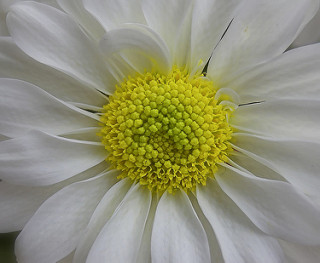
#> input picture A03/flower_photos/daisy/100080576_f52e8ee070_n.jpg, 320 x 263 px, given in place of the camera
$ python A02.py
#> lines starting #> are read from the running program, lines starting #| are printed output that depends on the picture; after the words box and inside, x2 and y2 are one past the last pixel; in counts of white or black regions, pixels touching at a corner belong together
import numpy as np
import random
import sys
import signal
import time
from scipy import sparse
from scipy import optimize
from functools import reduce
import operator
import math

from sklearn.linear_model import LinearRegression
from sklearn.metrics import mean_squared_error

if sys.platform == 'win32':
    # location of precompiled windows OpenCV binaries
    sys.path.insert(1, 'D:\\Downloads\\opencv\\build\\python')
import cv2 as cv

cap = cv.VideoCapture(0) # Connect to USB webcam
# cap = cv.VideoCapture("http://192.168.1.128:8080/video") # Connect to Android IP camera

def halfRes():
    cap.set(3, 320)
    cap.set(4, 240)
def quarterRes():
    cap.set(3, 160)
    cap.set(4, 120)
def deciRes():
    cap.set(3, 64)
    cap.set(4, 48)

# quarterRes()
# deciRes()

print(f'Resolution: {cap.get(3)}x{cap.get(4)}')

def shutdownSignal(signalNumber, frame):
    print(' Received signal:', signalNumber)
    cap.release()
    # Destroys the OpenCv windows
    cv.destroyAllWindows()
    sys.exit()

def pointSlopeIntercept(pt1, pt2):
    # y = mx + b
    m = (pt2[1] - pt1[1]) / (pt2[0] - pt1[0]) if pt2[0] != pt1[0] else float('inf')
    b = pt1[1] - m * pt1[0]
    return m, b

def distFromLineToPointSlope(m, b, point):
    return abs(m * point[0] - point[1] + b) / np.sqrt(m * m + 1)

def pointLine(pt1, pt2):
    # Ax + By + C = 0
    a = (pt2[1] - pt1[1])
    b = (pt2[0] - pt1[0])
    c = -a * pt1[0] - b * pt1[1]
    return a, b, c

def distFromLineToPoint(a, b, c, points):
    return np.abs(a * points[:,0] + b * points[:,1] + c) / np.sqrt(a * a + b * b) if a != b else np.zeros((points.shape[0]))

def calcPoint(x, m, b):
    return (int(x), int(x * m + b))

def lineIntercept(m1, b1, m2, b2):
    return (b1 - b2) / (m2 - m1) if m1 != m2 else float('inf')

def RANSAC(points, n=2, k=200, t=20, d=100):
    """
    Given:
    data – A set of observations.
    model – A model to explain observed data points.
    n – Minimum number of data points required to estimate model parameters.
    k – Maximum number of iterations allowed in the algorithm.
    t – Threshold value to determine data points that are fit well by model.
    d – Number of close data points required to assert that a model fits well to data.

    Return:
        bestFit – model parameters which best fit the data (or null if no good model is found)
    """
    iterations = 0
    bestFit = ((0, 0), (int(cap.get(3)), int(cap.get(4))))
    bestErr = float('inf')
    bestPnt = None
    bestInt = None
    bestM = float('nan')
    bestB = float('nan')

    while iterations < k:
        sampledInliersIndex = np.random.choice(np.arange(points.shape[0]), size=n, replace=False)
        sampledInliers = points[sampledInliersIndex]
        nonSampledPoints = np.delete(points, sampledInliersIndex, 0)

        a, b, c = pointLine(*sampledInliers)
        # alsoInliers = nonSampledPoints[distFromLineToPoint(a, b, c, nonSampledPoints) < t]
        alsoInliersIndex = np.argwhere(distFromLineToPoint(a, b, c, nonSampledPoints) < t).flatten()
        alsoInliers = nonSampledPoints[alsoInliersIndex]

        if len(alsoInliers) > d:
            ## This implies that we may have found a good model
            inliers = np.concatenate((sampledInliers, alsoInliers), 0)
            m, b = np.polyfit(inliers[:,0], inliers[:,1], 1)

            actualInliersIndex = np.argwhere(distFromLineToPoint(m, -1, b, points) < t).flatten()
            actualInliers = points[actualInliersIndex]

            thisErr = np.sum(distFromLineToPoint(m, -1, b, actualInliers))
            if thisErr < bestErr:
                inliers = inliers[inliers[:,0].argsort()]
                bestFit = (calcPoint(np.min(inliers[:,0]), m, b), calcPoint(np.max(inliers[:,0]), m, b))
                bestErr = thisErr
                bestPnt = actualInliers
                bestInt = actualInliersIndex
                bestM = m
                bestB = b

        iterations += 1

    return bestFit, bestM, bestB,  bestPnt, bestInt

if __name__ == "__main__":
    signal.signal(signal.SIGINT, shutdownSignal)

    while(True):
        ##1 Capture frame-by-frame
        ret, frame = cap.read()
#> frame is the input picture: shape (263, 320, 3); mean B, G, R 121.8, 147, 147.2
        frame_rec = np.zeros_like(frame)

        ## Start of time measurement
        startTime = time.time()

        ##2 Use an edge detector
        edges = cv.Canny(frame, 100, 200)
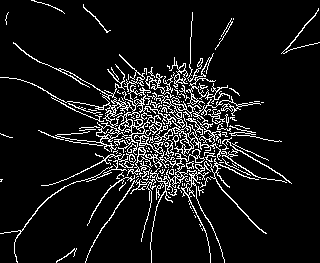
#> edges: shape (263, 320); 9.3% white in thin lines or dots

        ## Covert the sparse edges matrix to a list of points
        points = np.transpose(np.nonzero(edges)[::-1])
#> points = 7863 pairs, first value 0 to 319, second value 0 to 262

        edges = cv.cvtColor(edges, cv.COLOR_GRAY2BGR)
#> edges: shape (263, 320, 3); 9.3% white in thin lines or dots
        frame = cv.addWeighted(frame, 0.5, edges, 0.5, 0)

        if points.shape[0] > 2:
            ##3 Use RANSAC to fit a single straight line with the greatest support to the extracted edge pixels.
            line, m, b, inliers, indexes = RANSAC(points)
#> the loop in RANSAC, `while iterations < k:` made 200 passes
#> (sampledInliers, a, c, m, thisErr, bestFit, bestErr) on passes 1, 2, 3, 4, 6, 15, 34: ([[167, 99], [249, 178]], 79, -21311, -0.871, 21904.2, ((0, 246), (249, 29)), 21904.2), ([[251, 152], [115, 113]], -39, 30461, -0.27, 20161.7, ((0, 219), (281, 143)), 20161.7), ([[89, 104], [158, 148]], 44, -11092, -0.56, 13926, ((0, 158), (233, 27)), 13926), ([[215, 93], [15, 240]], 147, -13005, 0.621, 12911.3, ((15, -26), (281, 138)), 12911.3), ([[67, 140], [131, 85]], -55, -5275, 0.782, 11481, ((0, 83), (224, 258)), 11481), ([[55, 7], [24, 226]], 219, -11828, 2.58, 7149.1, ((24, 2), (105, 212)), 7149.1), ([[99, 232], [214, 116]], -116, -15196, 0.688, 2320.4, ((0, 150), (214, 298)), 2320.4)
#> (sampledInliers, a, c, m, thisErr) on passes 5, 7, 8, 9, 10, 11: ([[222, 141], [115, 160]], 19, 10869, 0.186, 25307.3), ([[106, 31], [87, 143]], 112, -11283, 1.88, 19237), ([[181, 159], [116, 151]], -8, 11783, -0.136, 22054.3), ([[211, 126], [137, 126]], 0, 9324, -0.0004, 24302.2), ([[102, 114], [157, 128]], 14, -7698, -0.264, 21773.3), ([[95, 115], [251, 136]], 21, -19935, -0.122, 22059.7)
            ##4 Display the line in the live image
            cv.line(frame, line[0], line[1], (0,0,255), 3)
#> frame: shape (263, 320, 3); mean B, G, R 72.3, 84.9, 86.8

            ## Draw multiple lines
            if inliers is not None:
                for i in inliers:
                    cv.circle(frame, tuple(i), 1, (0,0,128), 2)
#> this loop made 121 passes
#> i on passes 1 to 12: [83, 4], [83, 5], [83, 6], [53, 7], [54, 7], [55, 7], [83, 7], [84, 7], [55, 8], [56, 8], [57, 8], [84, 8]
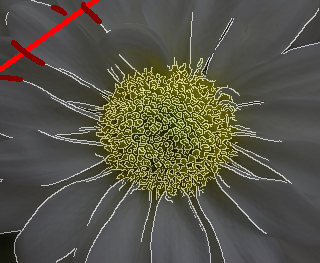
#> frame: shape (263, 320, 3); mean B, G, R 71.6, 84.2, 86.9
                s1 = points.shape
                points2 = np.delete(points, indexes, 0)
                if points2.shape[0] > 2:
                    line2, m2, b2, inliers2, indexes2 = RANSAC(points2)
                    if inliers2 is not None:
                        for i in inliers2:
                            cv.circle(frame, tuple(i), 1, (0,128,0), 2)
#> this loop made 143 passes
#> i on passes 1 to 12: [99, 22], [99, 23], [100, 23], [100, 24], [101, 24], [101, 25], [102, 25], [102, 26], [103, 26], [103, 27], [104, 28], [104, 29]
#> frame: shape (263, 320, 3); 0.81% of pixels changed, all inside (x1, y1, x2, y2) = (0, 20, 113, 136)
                        s2 = points2.shape
                        cv.line(frame, line2[0], line2[1], (0,255,0), 3)
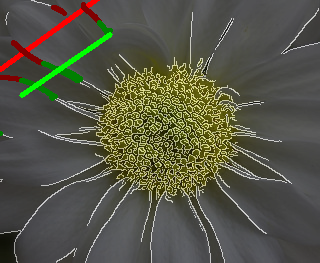
#> frame: shape (263, 320, 3); mean B, G, R 70.4, 85.7, 85.6
                        points3 = np.delete(points2, indexes2, 0)
                        if points3.shape[0] > 2:
                            line3, m3, b3, inliers3, indexes3 = RANSAC(points3)
                            if inliers3 is not None:
                                for i in inliers3:
                                    cv.circle(frame, tuple(i), 1, (128,0,0), 2)
#> this loop made 118 passes
#> i on passes 1 to 12: [0, 179], [1, 179], [2, 179], [1, 180], [0, 181], [1, 181], [47, 198], [48, 198], [46, 199], [47, 199], [45, 200], [46, 200]
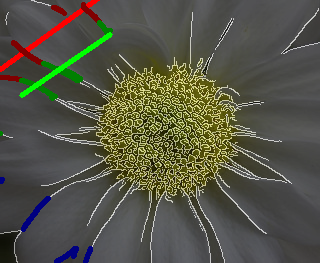
#> frame: shape (263, 320, 3); 0.67% of pixels changed, all inside (x1, y1, x2, y2) = (0, 177, 93, 263)
                                s3 = points3.shape
                                cv.line(frame, line3[0], line3[1], (255,0,0), 3)
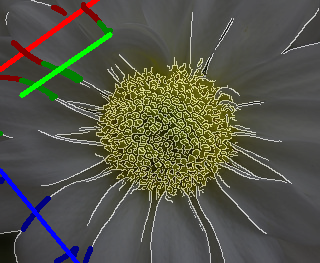
#> frame: shape (263, 320, 3); 0.65% of pixels changed, all inside (x1, y1, x2, y2) = (0, 168, 80, 263)
                                points4 = np.delete(points3, indexes3, 0)
                                if points4.shape[0] > 2:
                                    line4, m4, b4, inliers4, indexes4 = RANSAC(points4)
                                    if inliers4 is not None:
                                        for i in inliers4:
                                            cv.circle(frame, tuple(i), 1, (0,128,128), 2)
#> this loop made 186 passes
#> i on passes 1 to 3: [1, 134], [2, 134], [3, 134]
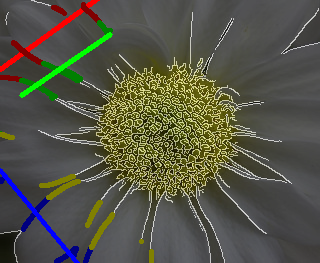
#> frame: shape (263, 320, 3); 1.19% of pixels changed, all inside (x1, y1, x2, y2) = (0, 132, 154, 263)
                                        cv.line(frame, line4[0], line4[1], (0,255,255), 3)

                                        ## Sort by slope to get orthogonal lines
                                        mbs = sorted([[m, b], [m2, b2], [m3, b3], [m4, b4]], key=lambda x: x[0])

                                        pt1 = calcPoint(lineIntercept(mbs[0][0], mbs[0][1], mbs[2][0], mbs[2][1]), mbs[0][0], mbs[0][1])
                                        pt2 = calcPoint(lineIntercept(mbs[0][0], mbs[0][1], mbs[3][0], mbs[3][1]), mbs[0][0], mbs[0][1])
                                        pt3 = calcPoint(lineIntercept(mbs[1][0], mbs[1][1], mbs[2][0], mbs[2][1]), mbs[1][0], mbs[1][1])
                                        pt4 = calcPoint(lineIntercept(mbs[1][0], mbs[1][1], mbs[3][0], mbs[3][1]), mbs[1][0], mbs[1][1])
                                        corners = [pt1, pt2, pt3, pt4]

                                        if math.isinf(sum([c[0] for c in corners])):
                                            pt1 = calcPoint(lineIntercept(mbs[0][0], mbs[0][1], mbs[2][0], mbs[2][1]), mbs[2][0], mbs[2][1])
                                            pt2 = calcPoint(lineIntercept(mbs[1][0], mbs[1][1], mbs[2][0], mbs[2][1]), mbs[2][0], mbs[2][1])
                                            pt3 = calcPoint(lineIntercept(mbs[0][0], mbs[0][1], mbs[3][0], mbs[3][1]), mbs[3][0], mbs[3][1])
                                            pt4 = calcPoint(lineIntercept(mbs[1][0], mbs[1][1], mbs[3][0], mbs[3][1]), mbs[3][0], mbs[3][1])
                                            corners = [pt1, pt2, pt3, pt4]

                                        center = tuple(map(operator.truediv, reduce(lambda x, y: map(operator.add, x, y), corners), [len(corners)] * 2))
                                        corners = sorted(corners, key=lambda coord: (-135 - math.degrees(math.atan2(*tuple(map(operator.sub, coord, center))[::-1]))) % 360)

                                        ## Draw bounding box
                                        cv.line(frame, corners[0], corners[1], (255,255,0), 1)
                                        cv.line(frame, corners[1], corners[2], (255,255,0), 1)
                                        cv.line(frame, corners[2], corners[3], (255,255,0), 1)
                                        cv.line(frame, corners[3], corners[0], (255,255,0), 1)
                                        ## Draw corner points
                                        cv.circle(frame, corners[0], 2, (255,0,255), 2)
                                        cv.circle(frame, corners[1], 2, (255,0,255), 2)
                                        cv.circle(frame, corners[2], 2, (255,0,255), 2)
                                        cv.circle(frame, corners[3], 2, (255,0,255), 2)

                                        print(corners)
#| [(-52, 108), (-32, 131), (-14, 119), (-37, 97)]

                                        height, width, channels = frame.shape
                                        h, mask = cv.findHomography(cv.UMat(np.array(corners)), cv.UMat(np.array([(0,0), (0,width), (height,width), (height,0)])), cv.RANSAC)

                                        # Use homography
                                        frame_rec = cv.warpPerspective(frame, h, (width, height))
#> frame_rec: shape (263, 320, 3); every value is 0


        ## Display the FPS
        cv.putText(frame, f'FPS: {1 / (time.time() - startTime):.2f}', (10,40), cv.FONT_HERSHEY_SIMPLEX, 1, (255, 255, 255), 2, cv.LINE_AA)
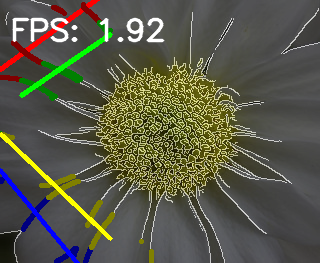
#> frame: shape (263, 320, 3); mean B, G, R 72.5, 88.6, 88.6

        ##4 Display the resulting frame
        cv.imshow('frame', frame)
        cv.imshow('frame rectifieded', frame_rec)

        key = cv.waitKey(1) & 0xFF
#> (key q is pressed here)
        if key == ord('q'):
            break
        if key == ord('p'):
            cv.waitKey(-1)

    # When everything done, release the capture
    cap.release()
    cv.destroyAllWindows()
